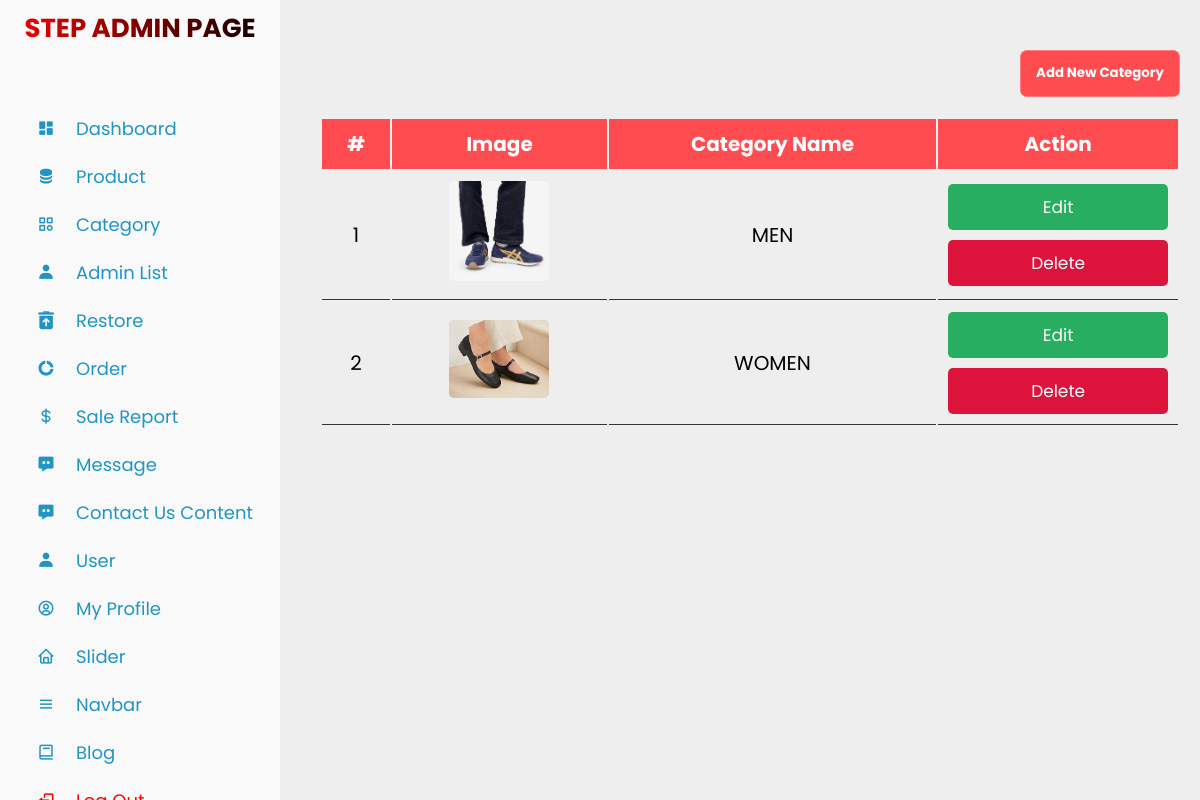
Page /admin_category.php on the committed database.
### tables this page shows
CREATE TABLE `categories` (
  `id` int(11) NOT NULL,
  `name` varchar(50) NOT NULL,
  `image` varchar(255) NOT NULL
);

### admin_category.php (the view, shortened to what this page needs)
<?php
include 'connect.php';
$stmt = $conn->prepare("SELECT * FROM categories");
$stmt->execute();
$categories = $stmt->fetchAll(PDO::FETCH_ASSOC);
?>
<!DOCTYPE html>
<html lang="en">
<head>
    <link rel="stylesheet" type="text/css" href="assets/css/admin_categories.css">
</head>
<body>
    <?php
    include 'sidebar.php';
    ?>
    <div class="container">
        <div class="btn-container page-top">
            <button class="btn-add-new" id="addCategoryBtn">
                Add New Category
            </button>
        </div>
        <div class="product-display">
            <table class="product-display-table">
                <thead>
                    <tr>
                        <th>#</th>
                        <th>Image</th>
                        <th>Category Name</th>
                        <th>Action</th>
                    </tr>
                </thead>
                <tbody>
                    <?php
                    $row_count = 1;
                    foreach ($categories as $category): ?>
                        <tr>
                            <td><?= $row_count++; ?></td>
                            <td>
                                <?php if (!empty($category['image'])): ?>
                                    <img src="assets/image/<?= htmlspecialchars($category['image']); ?>"
                                        alt="<?= htmlspecialchars($category['name']); ?>"
                                        class="category-image">
                                <?php else: ?>
                                    No Image
                                <?php endif; ?>
                            </td>
                            <td><?= htmlspecialchars($category['name']); ?></td>
                            <td>
                                <button class="btn edit-category-btn"
                                    data-id="<?= htmlspecialchars($category['id']); ?>"
                                    data-name="<?= htmlspecialchars($category['name']); ?>"
                                    data-image="<?= htmlspecialchars($category['image']); ?>">
                                    Edit
                                </button>
                                <a href="?delete_id=<?= htmlspecialchars($category['id']); ?>" class="btn">Delete</a>
                            </td>
                        </tr>
                    <?php endforeach; ?>
                </tbody>
            </table>
        </div>
    </div>
</body>
</html>

### assets/css/admin_categories.css (style rules this page uses)
:root { --green: #27ae60; --black: #333; --white: #fff; --bg-color: #eee; --box-shadow: 0 .5rem 1rem rgba(0, 0, 0, .1); --border: .1rem solid var(--black); }
* { font-family: 'Poppins', sans-serif; margin: 0; padding: 0; box-sizing: border-box; outline: none; border: none; text-decoration: none; text-transform: capitalize; }
html { font-size: 62.5%; overflow-x: hidden; }
.btn { display: block; width: 100%; cursor: pointer; border-radius: .5rem; margin-top: 1rem; font-size: 1.7rem; padding: 1rem 3rem; background: var(--green); color: var(--white); text-align: center; }
.container { max-width: 1200px; padding: 2rem; margin: 0 auto; margin-left:30rem; }
.category-image { max-width: 100px; max-height: 100px; object-fit: cover; border-radius: 5px; }
.btn-container.page-top { margin-right: 0; margin-top: 30px; display: flex; justify-content: flex-end; width: 100%; }
.btn-add-new { display: flex; align-items: center; justify-content: center; width: 12em; height: 3.5em; cursor: pointer; border: 1px solid #FE7C7F; border-radius: 0.5em; color: #fff; font-weight: bold; background-color: #fe4c50; transition-duration: 0.3s; gap: 10px; }
.btn-container { margin-right: 5px; margin-top: 30px; display:flex; align-items:center; justify-content:center; }
.product-display { margin: 2rem 0; }
.product-display .product-display-table { width : 100%; text-align: center; }
.product-display .product-display-table thead { background: #fe4c50; color: white; }
.product-display .product-display-table th { padding: 1rem; font-size: 2rem; }
.product-display .product-display-table td { padding: 1rem; font-size: 2rem; border-bottom: var(--border); }
.product-display .product-display-table .btn:first-child { margin-top: 0; }
.product-display .product-display-table .btn:last-child { background: crimson; }

### assets/css/sidebar.css (style rules this page uses)
* { margin: 0; padding: 0; box-sizing: border-box; }
a { text-decoration: none; }
body { background-color: #eee; }

### rows in the picture
categories: shows a picture, name "MEN"
categories: shows a picture, name "WOMEN"
